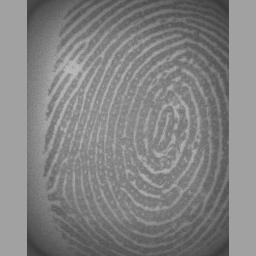
#> input picture fingerprintDB/#1/11.bmp, 256 x 256 px
$ jupyter execute --allow-errors FingerPrintEnchancement.ipynb   (shell and % lines are left out)   (Python 2 division)   (older library calls are emulated)
#> lines starting #> are read from the running program, lines starting #| are printed output that depends on the picture; after the words box and inside, x2 and y2 are one past the last pixel; in counts of white or black regions, pixels touching at a corner belong together
[cell 1]
import cv2
import numpy as np

# Auxiliar Functions

[cell 2]
# [18 lines left out: function contrast_streching, not called in this run]

[cell 3]
# [13 lines left out: function binarize_mean, not called in this run]

[cell 4]
def sliding_window(image, stepSize, windowSize):
    # slide a window across the image
    for x in xrange(0, image.shape[0], stepSize):
        for y in xrange(0, image.shape[1], stepSize):
            # yield the current window
            yield (x, y, image[ y:y + windowSize[0],x:x + windowSize[1]])

[cell 5]
def invertChannels(img):
    b,g,r = cv2.split(img) # split channels
    return cv2.merge((r,g,b)) # merge in rgb order to display with matplotlib

[cell 6]
# power law tranformation
# [6 lines left out: function power_law_lut, not called in this run]

[cell 7]
# mean square error
# [9 lines left out: function mse, not called in this run]

# FingerPrint Enchancement

[cell 8]
import cv2
import numpy as np
from matplotlib import pyplot as plt

img11 = cv2.imread('../../fingerprintDB/#1/11.bmp')
#> img11 is the input picture: shape (256, 256, 3); min 55, max 189, mean 130.7
img12 = cv2.imread('../../fingerprintDB/#1/12.bmp')
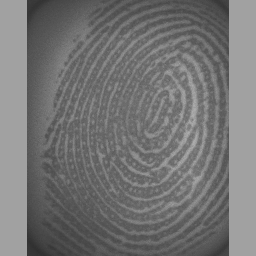
#> input picture fingerprintDB/#1/12.bmp, 256 x 256 px
#> img12 is the input picture: shape (256, 256, 3); min 47, max 173, mean 116.2
img13 = cv2.imread('../../fingerprintDB/#1/13.bmp')
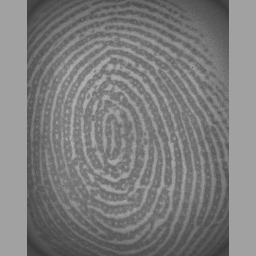
#> input picture fingerprintDB/#1/13.bmp, 256 x 256 px
#> img13 is the input picture: shape (256, 256, 3); min 55, max 181, mean 125

img21 = cv2.imread('../../fingerprintDB/#2/21.bmp')
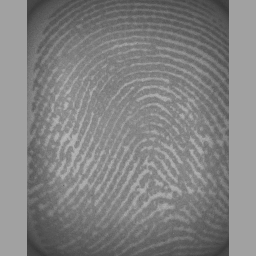
#> input picture fingerprintDB/#2/21.bmp, 256 x 256 px
#> img21 is the input picture: shape (256, 256, 3); min 55, max 187, mean 129.9
img22 = cv2.imread('../../fingerprintDB/#2/22.bmp')
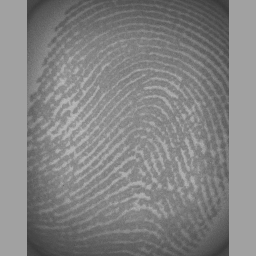
#> input picture fingerprintDB/#2/22.bmp, 256 x 256 px
#> img22 is the input picture: shape (256, 256, 3); min 55, max 191, mean 131.5
img23 = cv2.imread('../../fingerprintDB/#2/23.bmp')
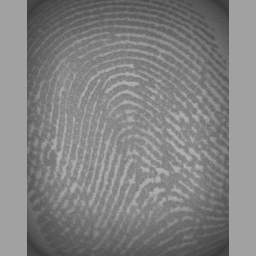
#> input picture fingerprintDB/#2/23.bmp, 256 x 256 px
#> img23 is the input picture: shape (256, 256, 3); min 55, max 181, mean 130.2

img31 = cv2.imread('../../fingerprintDB/#3/31.bmp')
img32 = cv2.imread('../../fingerprintDB/#3/32.bmp')
img33 = cv2.imread('../../fingerprintDB/#3/33.bmp')

plt.figure(figsize=(10,10))

plt.subplot(331)
plt.imshow(invertChannels(img11))
plt.subplot(332)
plt.imshow(invertChannels(img12))
plt.subplot(333)
plt.imshow(invertChannels(img13))

plt.subplot(334)
plt.imshow(invertChannels(img21))
plt.subplot(335)
plt.imshow(invertChannels(img22))
plt.subplot(336)
plt.imshow(invertChannels(img23))


plt.subplot(337)
#> (the rest of this cell did not finish here and is left out)

## crop around

[cell 9]
def crop_around_center(image, width, height):
    """
    Given a NumPy / OpenCV 2 image, crops it to the given width and height,
    around it's centre point
    """

    image_size = (image.shape[1], image.shape[0])
    image_center = (int(image_size[0] * 0.5), int(image_size[1] * 0.5))

    if(width > image_size[0]):
        width = image_size[0]

    if(height > image_size[1]):
        height = image_size[1]

    x1 = int(image_center[0] - width * 0.5)
    x2 = int(image_center[0] + width * 0.5)
    y1 = int(image_center[1] - height * 0.5)
    y2 = int(image_center[1] + height * 0.5)

    return image[y1:y2, x1:x2]

[cell 10]
img21_cropped = crop_around_center(img23, 150 , 150)

plt.figure(figsize=(5,5))
plt.imshow(invertChannels(img21_cropped),cmap='Greys')

# Convert to grayscale

[cell 11]
#skip
#convert to grayscale
b,g,r = cv2.split(img21_cropped)
img21_cropped_gray = img21_cropped[:,:,0]
#img21_cropped_gray = cv2.cvtColor(img21_cropped,cv2.COLOR_BGR2GRAY)

plt.figure(figsize=(5,5))
plt.imshow(img21_cropped_gray,cmap='Greys_r')

# Pre-Processing

[cell 12]
dft = cv2.dft(np.float32(img21_cropped_gray),flags = cv2.DFT_COMPLEX_OUTPUT)
radius = 3

H = np.ones_like(dft)
for i in range(dft.shape[0]):
    for j in range(dft.shape[1]):
        #if np.sqrt((i - dft_shift.shape[0]/2 )**2 + (j - dft_shift.shape[1]/2)**2) >= radius:
        if np.sqrt(i**2 + j**2) <= radius:
            H[i,j] = 0


fimage = dft * H
#fimage_spectrum = 20*np.log(cv2.magnitude(fimage[:,:,0],fimage[:,:,1]))


image_enhanced = cv2.idft(fimage, flags=cv2.DFT_SCALE | cv2.DFT_REAL_OUTPUT)

plt.figure(figsize=(10,10))
plt.subplot(121)
plt.imshow(image_enhanced, cmap = 'Greys_r')

plt.subplot(122)
plt.imshow(img21_cropped_gray,cmap='Greys_r')

## Contrast Streching

[cell 13]
plt.figure(figsize=(10,10))

plt.subplot(121)
plt.imshow(img21_cropped_gray,cmap='Greys_r')

plt.subplot(122)
histr = cv2.calcHist([img21_cropped_gray],[0],None,[256],[0,255])
#> histr = 256 values, max 888 at index 135, min 0 at index 0, mean 87.89
plt.plot(histr,color = 'k')
plt.xlim([0,256])
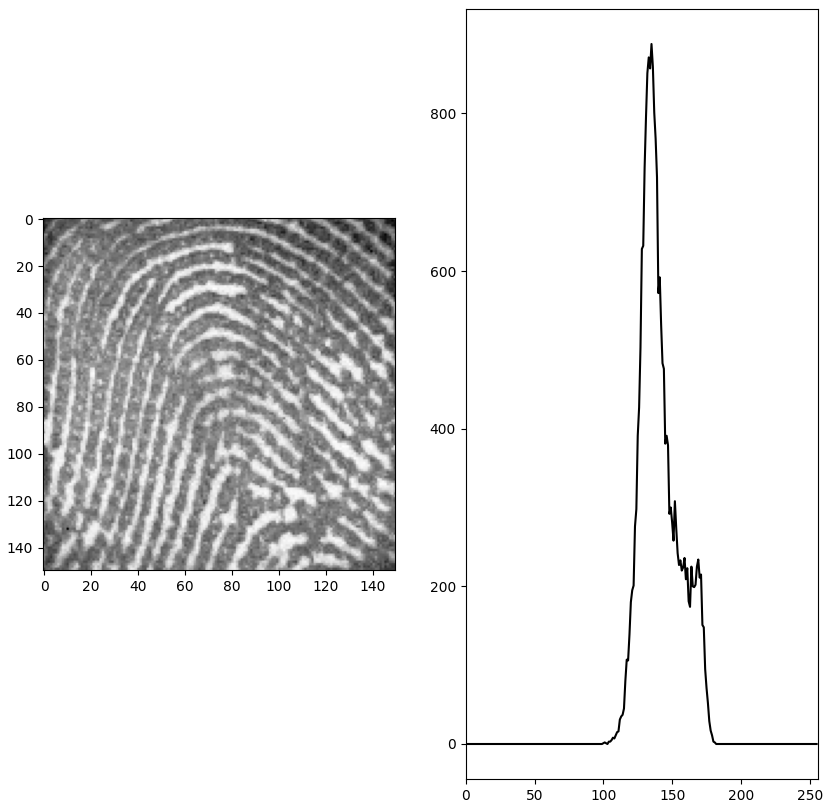
#> figure drawn by matplotlib, 2 panels; panel 2: curve peaks at x = 135, y = 888

[cell 14]
# build look up table
high = np.max(img21_cropped_gray)
#> high = 181
low = np.min(img21_cropped_gray)
#> low = 100

x = np.linspace(0,255,256);

declive = 255./(high - low);
#> declive = 3.15
ordenada = - declive * low;
#> ordenada = -314.8
table = declive * x + ordenada;
#> table = 256 values from -314.8 to 488
table[0:low] = 0;
table[high:256] = 255;


table = np.array([table.astype('uint8')])
img_pre1 = cv2.LUT(img21_cropped_gray,table)
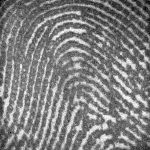
#> img_pre1: shape (150, 150); min 0, max 255, mean 128.5

plt.figure(figsize=(10,10))
plt.subplot(121)
plt.imshow(img_pre1,cmap='Greys_r')


plt.subplot(122)
histr = cv2.calcHist([img_pre1],[0],None,[256],[0,255])
#> histr = 256 values, max 888 at index 110, min 0 at index 1, mean 87.88
plt.plot(histr,color = 'k')
plt.xlim([0,256])
#> figure, not shown here; panel 2: curve peaks at x = 110, y = 888

[cell 15]
plt.figure(figsize=(10,10))
clahe = cv2.createCLAHE()


plt.subplot(121)
img_pre2 = clahe.apply(img_pre1)
plt.imshow(img_pre2,cmap='Greys_r')

plt.subplot(122)
img_pre2_test = cv2.equalizeHist(img_pre1)
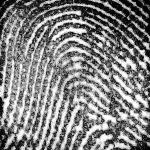
#> img_pre2_test: shape (150, 150); min 0, max 255, mean 130.4
plt.imshow(img_pre2_test,cmap='Greys_r')

[cell 16]
# with overlap
def block_process_overlap(a, blocksize, overlap, filt, args):
    b = np.empty(a.shape)

    for row in range(0, a.shape[0] - overlap, blocksize - overlap ):
        for col in range(0, a.shape[1] - overlap, blocksize - overlap ):
            b[col:col + blocksize, row:row + blocksize] = (
                filt(a[col:col + blocksize, row:row + blocksize], *args))
    return b

[cell 17]
def block_process(a, blocksize, filt, args):
    b = np.empty(a.shape)
    for row in xrange(0, a.shape[0], blocksize):
        for col in xrange(0, a.shape[1], blocksize):
            b[col:col + blocksize, row:row + blocksize] = (
                filt(a[col:col + blocksize, row:row + blocksize], *args))
    return b

[cell 18]
histr = cv2.calcHist([img_pre2],[0],None,[256],[0,255])
#> histr = 256 values, max 120 at index 232, min 0 at index 255, mean 87.71
plt.plot(histr,color = 'k')
plt.xlim([0,256])
#> figure, not shown here; curve peaks at x = 232, y = 120

# Smoothing

# FFT Enchancement

[cell 19]
def filter_fft(block, k):
    dft = cv2.dft(np.float32(block), flags = cv2.DFT_COMPLEX_OUTPUT)
    #dft_tmp = dft * abs(dft)**k
    dft_tmp = dft * np.absolute(dft)**k
    img_back = cv2.idft(dft_tmp)
    img_back = cv2.magnitude(img_back[:,:,0],img_back[:,:,1])
    return img_back

[cell 20]
iench_fft_3 = filter_fft(img_pre2, 0.4)

iench_fft_2 = block_process_overlap(img_pre2, 30,0,filter_fft, (0.35,))
iench_fft_1 = block_process(img_pre2, 25, filter_fft, (0.2222,))
#> after the loop in block_process, `for row in xrange(0, a.shape[0], blocksize):`:
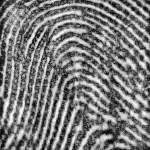
#> b: shape (150, 150) float64; min 392248.5, max 1675169.4, mean 1017750.8; drawn with min black and max white

iench_fft_1 *= 255.0/iench_fft_1.max()
iench_fft_1 = iench_fft_1.astype('uint8')

iench_fft_2 *= 255.0/iench_fft_2.max()
iench_fft_2 = iench_fft_2.astype('uint8')

#iench_fft_2[iench_fft_2 > 0] = 255

iench_fft_3 *= 255.0/iench_fft_3.max()
iench_fft_3 = iench_fft_3.astype('uint8')

[cell 21]
plt.figure(figsize=(15,15))
plt.subplot(131)
plt.imshow(iench_fft_1,cmap='Greys_r')
plt.subplot(132)
plt.imshow(iench_fft_2,cmap='Greys_r')
plt.subplot(133)
plt.imshow(iench_fft_3,cmap='Greys_r')

[cell 22]
##############
# Corrigir o histograma bloco por block para calcular melhor o threshold

#itest = block_process(iench_fft_1, 25, contrast_streching, ())
#itest = block_process(iench_fft_3, 25, cv2.equalizeHist, ())
itest = cv2.equalizeHist(iench_fft_3)

####
ret,iench_fft_bin_1 = cv2.threshold(iench_fft_2.astype('uint8'),170,255,cv2.THRESH_BINARY)
#> iench_fft_bin_1: shape (150, 150); 43.8% white; 104 white regions (68 under 20 px), largest, box (x1, y1, x2, y2) and area: (78, 55, 150, 150) 1675, (7, 9, 84, 143) 1446, (0, 0, 60, 127) 1040

iench_fft_bin_2 = []
ret,iench_fft_bin_2 = cv2.threshold(iench_fft_2.astype('uint8'),225,255,cv2.THRESH_BINARY)
#> iench_fft_bin_2: shape (150, 150); 4.3% white in thin lines or dots

iench_fft_bin_3 = cv2.adaptiveThreshold(iench_fft_2.astype('uint8'),255,cv2.ADAPTIVE_THRESH_GAUSSIAN_C, cv2.THRESH_BINARY,25,-1)
#> iench_fft_bin_3: shape (150, 150); 45.7% white; 103 white regions (69 under 20 px), largest, box (x1, y1, x2, y2) and area: (0, 0, 149, 145) 3501, (20, 3, 150, 75) 1040, (78, 101, 150, 150) 566

plt.figure(figsize=(15,15))
plt.subplot(131)
plt.imshow(iench_fft_bin_1,cmap='Greys_r')

plt.subplot(132)
plt.imshow(iench_fft_bin_2,cmap='Greys_r')

plt.subplot(133)
plt.imshow(iench_fft_bin_3,cmap='Greys_r')

[cell 23]
kernel = cv2.getStructuringElement(cv2.MORPH_RECT,(2,2))
iench_fft_close = cv2.morphologyEx(iench_fft_bin_1, cv2.MORPH_CLOSE, kernel)
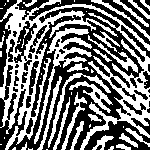
#> iench_fft_close: shape (150, 150); 45.4% white; 57 white regions (32 under 20 px), largest, box (x1, y1, x2, y2) and area: (0, 0, 150, 150) 5930, (34, 28, 92, 144) 1033, (48, 73, 111, 148) 414

plt.figure(figsize=(10,10))
plt.subplot(121)
plt.imshow(iench_fft_close ,cmap='Greys_r')

plt.subplot(122)
plt.imshow(iench_fft_bin_1,cmap='Greys_r')

# Fill Holes

# Thinning

[cell 24]
iench_fft_close[0:10,0:10] / 255

[cell 25]
from skimage.morphology import medial_axis

img_thin = medial_axis(255 - iench_fft_close.copy())

plt.figure(figsize=(10,10))
plt.subplot(121)
plt.imshow(255 - img_thin,cmap='Greys_r')
plt.subplot(122)
plt.imshow(iench_fft_close ,cmap='Greys_r')

[cell 26]
# https://gist.github.com/joefutrelle/562f25bbcf20691217b8#file-bwmorph_thin-py-L14
import numpy as np
from scipy import ndimage as ndi

# lookup tables for bwmorph_thin

G123_LUT = np.array([0, 0, 0, 0, 0, 0, 0, 0, 0, 0, 0, 0, 0, 0, 1, 0, 0, 0, 0, 0, 1, 0, 1,
       0, 0, 0, 0, 0, 1, 0, 1, 0, 0, 0, 0, 0, 0, 0, 0, 0, 0, 0, 0, 0, 0, 0,
       0, 0, 0, 0, 0, 0, 1, 0, 1, 0, 1, 0, 0, 0, 1, 0, 1, 0, 0, 0, 0, 0, 0,
       0, 0, 0, 0, 0, 0, 0, 0, 0, 0, 0, 1, 0, 0, 0, 1, 0, 1, 0, 1, 0, 0, 0,
       1, 0, 1, 0, 0, 0, 0, 0, 0, 0, 0, 0, 0, 0, 0, 0, 0, 0, 0, 0, 1, 0, 0,
       0, 1, 0, 1, 0, 1, 0, 0, 0, 1, 0, 1, 0, 0, 0, 0, 0, 0, 0, 0, 0, 0, 0,
       0, 0, 0, 0, 0, 0, 0, 0, 0, 0, 0, 0, 0, 0, 0, 0, 0, 0, 0, 0, 0, 0, 0,
       0, 0, 0, 0, 0, 0, 0, 0, 0, 0, 0, 0, 0, 0, 0, 0, 0, 0, 0, 0, 0, 0, 0,
       0, 0, 0, 0, 0, 0, 0, 0, 0, 1, 0, 0, 0, 0, 0, 0, 0, 0, 0, 0, 0, 0, 0,
       0, 1, 1, 0, 0, 1, 0, 0, 0, 1, 1, 0, 0, 1, 0, 0, 0, 1, 1, 0, 0, 0, 0,
       0, 0, 0, 0, 0, 0, 0, 0, 0, 0, 1, 1, 0, 0, 1, 0, 0, 0, 1, 1, 0, 0, 1,
       0, 0, 0], dtype=np.bool)

G123P_LUT = np.array([0, 0, 0, 0, 0, 1, 0, 1, 0, 0, 0, 0, 0, 1, 1, 1, 0, 0, 0, 0, 0, 0, 0,
       0, 0, 0, 0, 0, 1, 1, 1, 1, 0, 0, 0, 0, 0, 0, 0, 0, 0, 0, 0, 0, 0, 0,
       0, 0, 0, 0, 0, 0, 0, 0, 0, 0, 0, 0, 0, 0, 0, 0, 0, 0, 0, 1, 0, 1, 0,
       1, 0, 1, 0, 0, 0, 0, 0, 1, 0, 1, 0, 0, 0, 0, 0, 0, 0, 0, 0, 0, 0, 0,
       0, 0, 0, 0, 0, 1, 0, 1, 0, 1, 0, 1, 0, 0, 0, 0, 0, 0, 0, 0, 0, 0, 0,
       0, 0, 0, 0, 0, 0, 0, 0, 0, 0, 0, 0, 0, 0, 0, 0, 1, 0, 1, 0, 1, 0, 0,
       0, 0, 0, 1, 0, 1, 0, 0, 0, 0, 0, 0, 0, 0, 0, 0, 0, 0, 0, 1, 0, 1, 0,
       0, 0, 0, 0, 0, 0, 0, 0, 0, 0, 0, 0, 0, 0, 0, 0, 0, 0, 0, 0, 0, 0, 0,
       0, 0, 0, 0, 0, 0, 0, 0, 0, 1, 0, 1, 0, 1, 0, 1, 0, 0, 0, 0, 0, 1, 0,
       1, 0, 0, 0, 0, 0, 0, 0, 0, 0, 0, 0, 0, 0, 0, 0, 0, 1, 1, 0, 1, 0, 1,
       0, 1, 0, 0, 0, 0, 0, 0, 0, 0, 0, 0, 0, 0, 0, 0, 0, 0, 0, 0, 0, 0, 0,
       0, 0, 0], dtype=np.bool)

def bwmorph_thin(image, n_iter=None):
    """
    Perform morphological thinning of a binary image

    Parameters
    ----------
    image : binary (M, N) ndarray
        The image to be thinned.

    n_iter : int, number of iterations, optional
        Regardless of the value of this parameter, the thinned image
        is returned immediately if an iteration produces no change.
        If this parameter is specified it thus sets an upper bound on
        the number of iterations performed.

    Returns
    -------
    out : ndarray of bools
        Thinned image.

    See also
    --------
    skeletonize

    Notes
    -----
    This algorithm [1]_ works by making multiple passes over the image,
    removing pixels matching a set of criteria designed to thin
    connected regions while preserving eight-connected components and
    2 x 2 squares [2]_. In each of the two sub-iterations the algorithm
    correlates the intermediate skeleton image with a neighborhood mask,
    then looks up each neighborhood in a lookup table indicating whether
    the central pixel should be deleted in that sub-iteration.

    References
    ----------
    .. [1] Z. Guo and R. W. Hall, "Parallel thinning with
           two-subiteration algorithms," Comm. ACM, vol. 32, no. 3,
           pp. 359-373, 1989.
    .. [2] Lam, L., Seong-Whan Lee, and Ching Y. Suen, "Thinning
           Methodologies-A Comprehensive Survey," IEEE Transactions on
           Pattern Analysis and Machine Intelligence, Vol 14, No. 9,
           September 1992, p. 879

    Examples
    --------
    >>> square = np.zeros((7, 7), dtype=np.uint8)
    >>> square[1:-1, 2:-2] = 1
    >>> square[0,1] =  1
    >>> square
    array([[0, 1, 0, 0, 0, 0, 0],
           [0, 0, 1, 1, 1, 0, 0],
           [0, 0, 1, 1, 1, 0, 0],
           [0, 0, 1, 1, 1, 0, 0],
           [0, 0, 1, 1, 1, 0, 0],
           [0, 0, 1, 1, 1, 0, 0],
           [0, 0, 0, 0, 0, 0, 0]], dtype=uint8)
    >>> skel = bwmorph_thin(square)
    >>> skel.astype(np.uint8)
    array([[0, 1, 0, 0, 0, 0, 0],
           [0, 0, 1, 0, 0, 0, 0],
           [0, 0, 0, 1, 0, 0, 0],
           [0, 0, 0, 1, 0, 0, 0],
           [0, 0, 0, 1, 0, 0, 0],
           [0, 0, 0, 0, 0, 0, 0],
           [0, 0, 0, 0, 0, 0, 0]], dtype=uint8)
    """
    # check parameters
    if n_iter is None:
        n = -1
    elif n_iter <= 0:
        raise ValueError('n_iter must be > 0')
    else:
        n = n_iter

    # check that we have a 2d binary image, and convert it
    # to uint8
    skel = np.array(image).astype(np.uint8)

    if skel.ndim != 2:
        raise ValueError('2D array required')
    if not np.all(np.in1d(image.flat,(0,1))):
        raise ValueError('Image contains values other than 0 and 1')

    # neighborhood mask
    mask = np.array([[ 8,  4,  2],
                     [16,  0,  1],
                     [32, 64,128]],dtype=np.uint8)

    # iterate either 1) indefinitely or 2) up to iteration limit
    while n != 0:
        before = np.sum(skel) # count points before thinning

        # for each subiteration
        for lut in [G123_LUT, G123P_LUT]:
            # correlate image with neighborhood mask
            N = ndi.correlate(skel, mask, mode='constant')
            # take deletion decision from this subiteration's LUT
            D = np.take(lut, N)
            # perform deletion
            skel[D] = 0

        after = np.sum(skel) # coint points after thinning

        if before == after:
            # iteration had no effect: finish
            break

        # count down to iteration limit (or endlessly negative)
        n -= 1

    return skel.astype(np.bool)

[cell 27]
img_thin = bwmorph_thin(1 - iench_fft_close.copy() / 255,100)
#> the loop in bwmorph_thin, `while n != 0:` made 8 passes
#> (before, after) on passes 1 to 8: (12278, 6921), (6921, 3808), (3808, 3131), (3131, 2981), (2981, 2930), (2930, 2916), (2916, 2908), (2908, 2908)
#> after the loop in bwmorph_thin, `while n != 0:`: n = 93

plt.figure(figsize=(10,10))
plt.subplot(121)
plt.imshow(255 - img_thin,cmap='Greys_r')
plt.subplot(122)
plt.imshow(iench_fft_close ,cmap='Greys_r')

# Detect minuteas

[cell 28]
counter = 0
clone = []
clone = 1 - img_thin * 1
clone = cv2.merge((clone, clone, clone))
clone[0:10,:10,1]

[cell 29]
minuteas = []

clone = []
clone = 1 - img_thin * 1
clone = cv2.merge((clone, clone, clone))
bifurcations_counter = 0

# alterar o stepSize
for (x, y, window) in sliding_window(1 - img_thin * 1, stepSize=3, windowSize=(3, 3)):
    # if the window does not meet our desired window size, ignore it
    if window.shape[0] != 3 or window.shape[1] != 3:
        continue

    if (window[1,1] == 0) and (np.sum(window) <= 5):
        minuteas.append(np.array([x,y]))
        cv2.rectangle(clone, (x, y), (x + 2, y + 2), (0,255,0), 1)
        bifurcations_counter += 1
#> this loop made 2500 passes
#> (x, y, window) on passes 1 to 12: (0, 0, [[1, 1, 1], [1, 1, 1], [1, 1, 1]]), (0, 3, [[1, 1, 0], [1, 1, 1], [1, 1, 1]]), (0, 6, [[1, 1, 1], [1, 1, 1], [1, 1, 1]]), (0, 9, [[1, 1, 1], [1, 1, 1], [1, 1, 1]]), (0, 12, [[1, 1, 0], [1, 1, 0], [1, 1, 0]]), (0, 15, [[1, 0, 1], [1, 0, 1], [1, 0, 1]]), (0, 18, [[1, 0, 0], [0, 1, 1], [1, 1, 1]]), (0, 21, [[1, 1, 1], [1, 1, 1], [1, 1, 0]]), (0, 24, [[1, 1, 0], [1, 1, 0], [1, 1, 0]]), (0, 27, [[1, 1, 0], [1, 1, 0], [1, 1, 1]]), (0, 30, [[1, 1, 0], [1, 0, 1], [1, 0, 1]]), (0, 33, [[1, 0, 1], [1, 1, 0], [1, 0, 1]])
#> after the loop, bifurcations_counter = 40; minuteas = 40 pairs, first value 3 to 129, second value 3 to 147


print bifurcations_counter
#| 40

plt.figure(figsize=(10,10))

plt.subplot(121)
plt.imshow(clone)

plt.subplot(122)
plt.imshow(255 - img_thin, cmap = 'Greys_r')

# Get Features from Minuteas

[cell 30]
minuteas[10][0]
#> Out = 36

[cell 31]
prev_coord_x = 0
prev_coord_y = 0

for i in np.arange(len(minuteas)):
    if (i != len(minuteas) - 1):
        next_coord_x = minuteas[i][0]
        next_coord_y = minuteas[i][1]
        if (prev_coord_x != 0) and (prev_coord_y != 0):
            # generate feature
            a = next_coord_x - prev_coord_x
            b = next_coord_y - prev_coord_y
            d_next = np.sqrt(a**2 + b**2)
            ang = np.degrees(np.arctan2(b,a))
            print "%s, %s, %0.1f, %0.2f" % (prev_coord_x, prev_coord_y, d_next, ang)
        prev_coord_x = next_coord_x
        prev_coord_y = next_coord_y
#> this loop made 40 passes
#> (next_coord_x, next_coord_y, a, b, d_next, ang, prev_coord_x, prev_coord_y) on passes 2 to 13: (15, 123, 12, 120, 120.6, 84.29, 15, 123), (15, 144, 0, 21, 21, 90, 15, 144), (18, 126, 3, -18, 18.25, -80.54, 18, 126), (24, 138, 6, 12, 13.42, 63.43, 24, 138), (27, 60, 3, -78, 78.06, -87.8, 27, 60), (30, 18, 3, -42, 42.11, -85.91, 30, 18), (30, 48, 0, 30, 30, 90, 30, 48), (30, 144, 0, 96, 96, 90, 30, 144), (33, 42, 3, -102, 102, -88.32, 33, 42), (36, 3, 3, -39, 39.12, -85.6, 36, 3), (36, 12, 0, 9, 9, 90, 36, 12), (39, 9, 3, -3, 4.24, -45, 39, 9)
#> (next_coord_x, next_coord_y, prev_coord_x, prev_coord_y) on pass 1: (3, 3, 3, 3)
#| 3, 3, 120.6, 84.29
#| 15, 123, 21.0, 90.00
#| 15, 144, 18.2, -80.54
#| 18, 126, 13.4, 63.43
#| 24, 138, 78.1, -87.80
#| 27, 60, 42.1, -85.91
#| 30, 18, 30.0, 90.00
#| 30, 48, 96.0, 90.00
#> (further printed lines are left out)

# Gabor filtering

[cell 32]
# TODO
#https://cvtuts.wordpress.com/2014/04/27/gabor-filters-a-practical-overview/

def build_filters():
    filters = []
    ksize = 12
    for theta in np.arange(0, np.pi, np.pi / 8):
        kern = cv2.getGaborKernel((ksize, ksize),3.0, theta, 7.1, 2.5, 0, ktype=cv2.CV_32F)
        kern /= 1.5 * kern.sum()
        filters.append(kern)
    return filters

def process(img, filters):
    accum = np.zeros_like(img)
    for kern in filters:
        fimg = cv2.filter2D(img, cv2.CV_8UC3, kern)
        np.maximum(accum, fimg, accum)
    return accum

filters = build_filters()
#> the loop in build_filters, `for theta in np.arange(0, np.pi, np.pi / 8):` made 8 passes
#> theta on passes 2 to 8: 0.393, 0.785, 1.18, 1.57, 1.96, 2.36, 2.75
#> after the loop in build_filters, `for theta in np.arange(0, np.pi, np.pi / 8):`: filters = 8 items
#> filters = 8 items

res1 = process(img21_cropped_gray, filters)
#> the loop in process, `for kern in filters:` made 8 passes
plt.imshow(res1,cmap='Greys_r')
